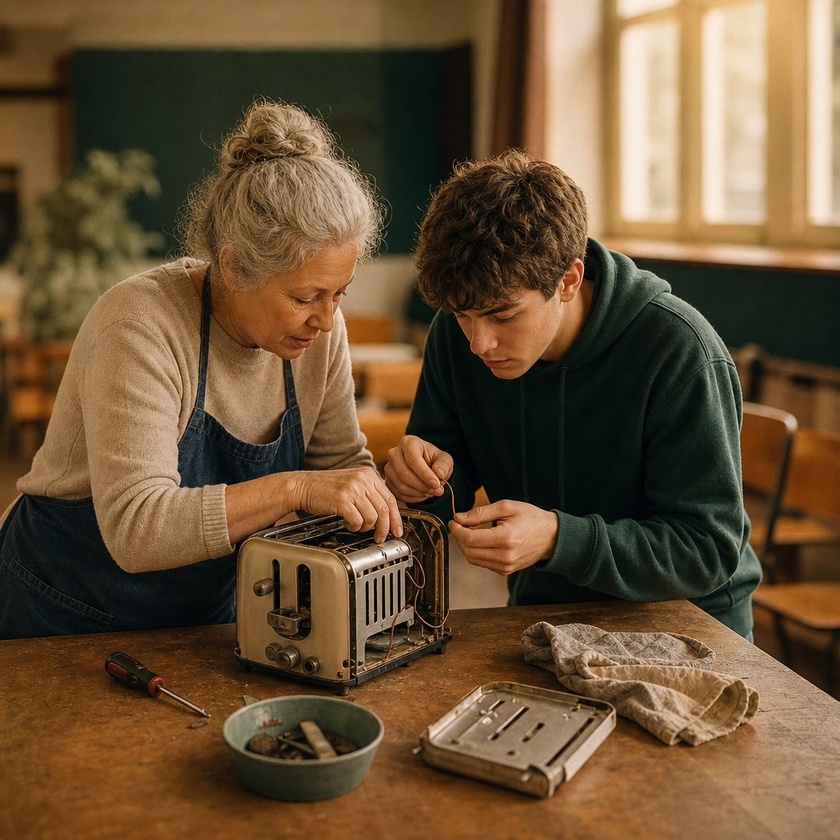
#> input picture skills/slide-maker/assets/vl/photo/bench-toaster.jpg, 840 x 840 px, shrunk from 1024 x 1024 before the run
$ python image_fx.py ../assets/vl/photo/bench-toaster.jpg
#> lines starting #> are read from the running program, lines starting #| are printed output that depends on the picture
#!/usr/bin/env python3
"""image_fx — on-brand photo preprocessing so a dropped-in photo never fights the deck's palette.

A single saturated accent only reads as THE accent if the photography doesn't compete. So for the
risograph / brutalist / ink_wash / editorial-dark / museum presets, run stray colour photos through
`duotone()` (two-ink) or `grayscale()` first, then place with `deckkit.picture()`. Pillow-only.

    from image_fx import duotone, grayscale
    p = duotone("photo.jpg", "#111111", "#C8102E", out="photo_duo.png")     # ink + red (brutalist)
    p = grayscale("photo.jpg")                                              # forced B/W
    deckkit.picture(s, p, x, y, w, h, fit="cover")
"""
import os
from PIL import Image, ImageOps


def _hex(c):
    if isinstance(c, (tuple, list)):
        return tuple(c)
    s = str(c).lstrip("#")
    return tuple(int(s[i:i + 2], 16) for i in (0, 2, 4))


# [5 lines left out: function grayscale, not called in this run]


def duotone(src, ink_shadow, ink_highlight, out=None, *, autocontrast=True, halftone=False, mid=None):
    """Two-ink DUOTONE: map shadows->`ink_shadow`, highlights->`ink_highlight` (hex strings or RGB
    tuples). The signature look of risograph / brutalist / newsprint / archival-museum photography —
    a single brand pair instead of full colour. `mid` adds a 3-stop midtone; `halftone=True` adds a
    1-bit dither screen (a coarse newsprint feel). Returns out path."""
#> called with src = '../assets/vl/photo/bench-toaster.jpg', ink_shadow = '#111111', ink_highlight = '#FFFFFF', autocontrast = True, halftone = False
    out = out or os.path.splitext(src)[0] + ".duo.png"
    g = Image.open(src).convert("L")
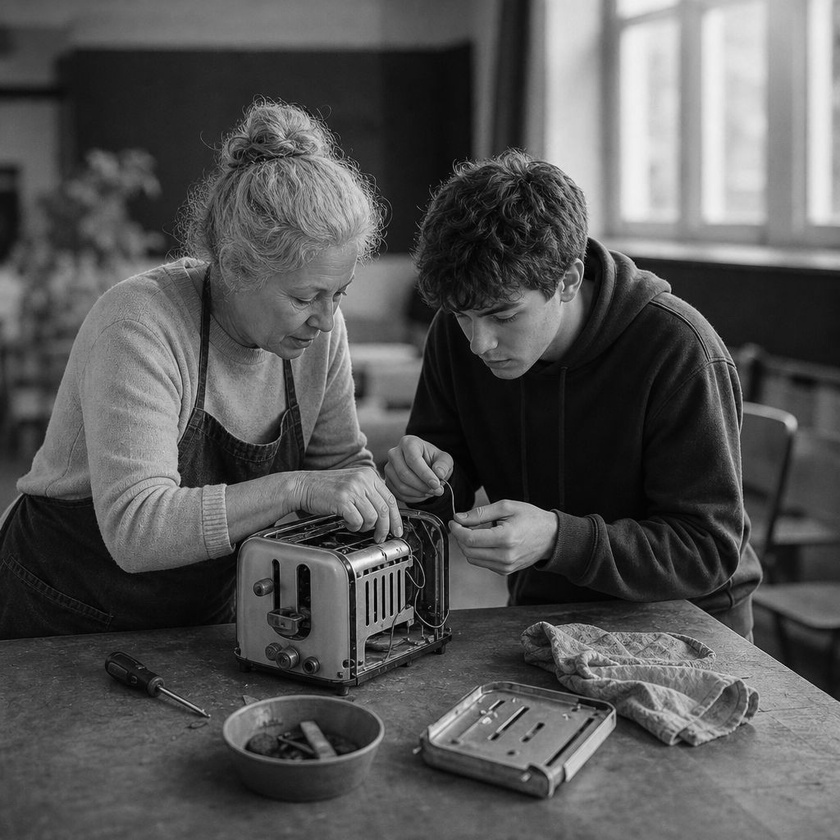
#> g: PIL image 840x840 L; min 0, max 250, mean 85.7
    if autocontrast:
        g = ImageOps.autocontrast(g, cutoff=1)
    if halftone:
        g = g.convert("1").convert("L")  # ordered dither -> 1-bit -> back to L
    kw = {"black": _hex(ink_shadow), "white": _hex(ink_highlight)}
    if mid is not None:
        kw.update(mid=_hex(mid), midpoint=128)
    ImageOps.colorize(g, **kw).convert("RGB").save(out)
    return out


if __name__ == "__main__":
    import argparse
    ap = argparse.ArgumentParser(description="Duotone / grayscale a photo to match the deck palette.")
    ap.add_argument("src")
    ap.add_argument("out", nargs="?")
    ap.add_argument("--gray", action="store_true", help="forced grayscale")
    ap.add_argument("--shadow", default="#111111", help="duotone shadow hex")
    ap.add_argument("--highlight", default="#FFFFFF", help="duotone highlight hex")
    ap.add_argument("--halftone", action="store_true")
    a = ap.parse_args()
    p = grayscale(a.src, a.out) if a.gray else duotone(a.src, a.shadow, a.highlight, a.out, halftone=a.halftone)
    print("wrote", p)


# [224 lines left out: functions quiet_region, sticker_outline, _dilate, chroma_cutout, feather, not called in this run]

$ run again, on skills/slide-maker/assets/vl/photo/jacket-mend.jpg
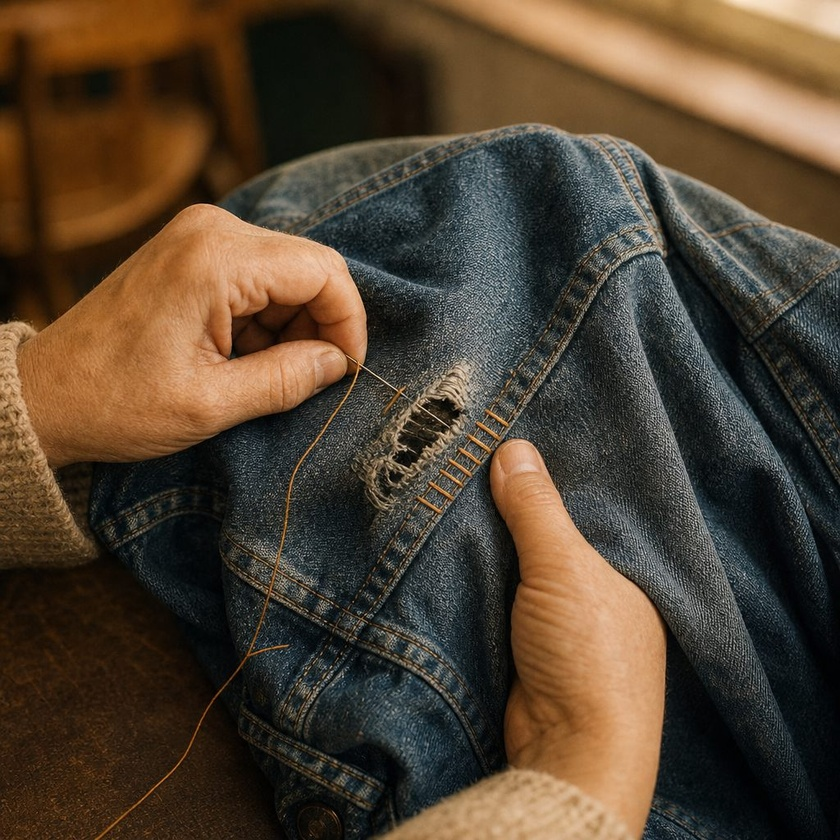
#> input picture skills/slide-maker/assets/vl/photo/jacket-mend.jpg, 840 x 840 px, shrunk from 1024 x 1024 before the run
#> in duotone, `g = Image.open(src).convert("L")`:
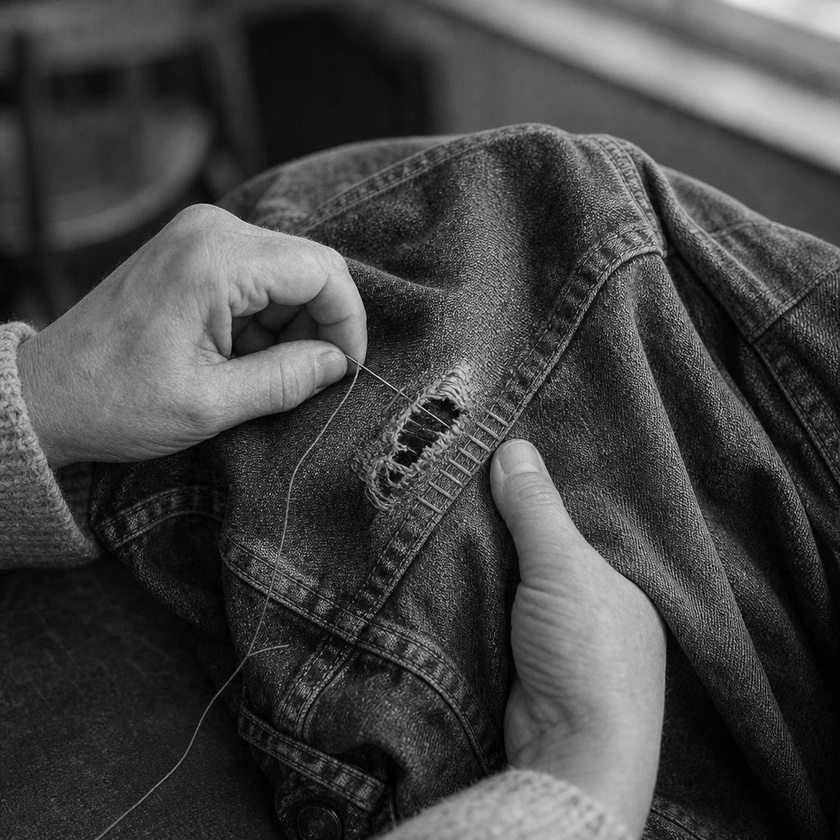
#> g: PIL image 840x840 L; min 0, max 234, mean 68.1
#> in duotone, `g = ImageOps.autocontrast(g, cutoff=1)`:
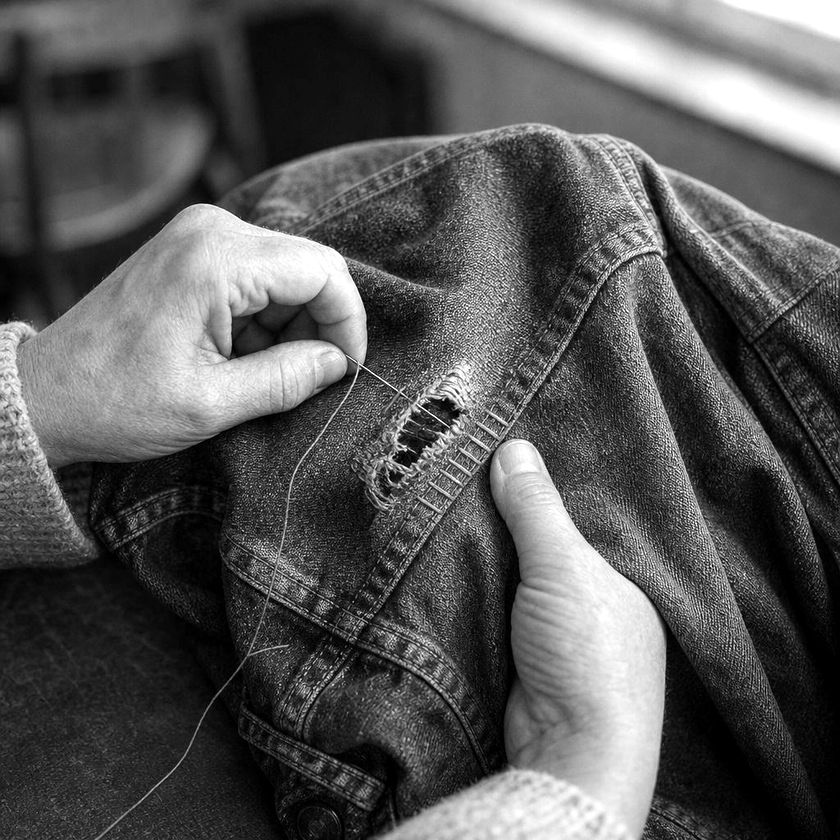
#> g: PIL image 840x840 L; min 0, max 255, mean 86.4

$ run again, on skills/slide-maker/assets/vl/photo/table-mended.jpg
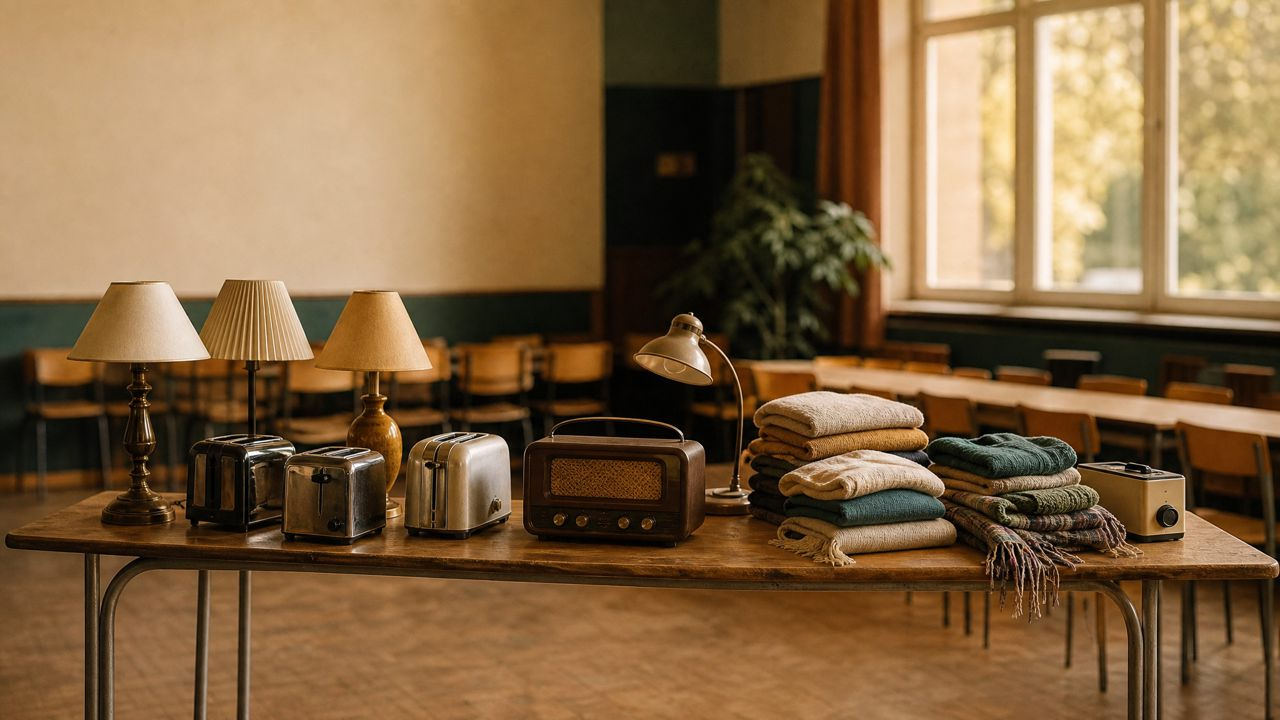
#> input picture skills/slide-maker/assets/vl/photo/table-mended.jpg, 1280 x 720 px
#> in duotone, `g = Image.open(src).convert("L")`:
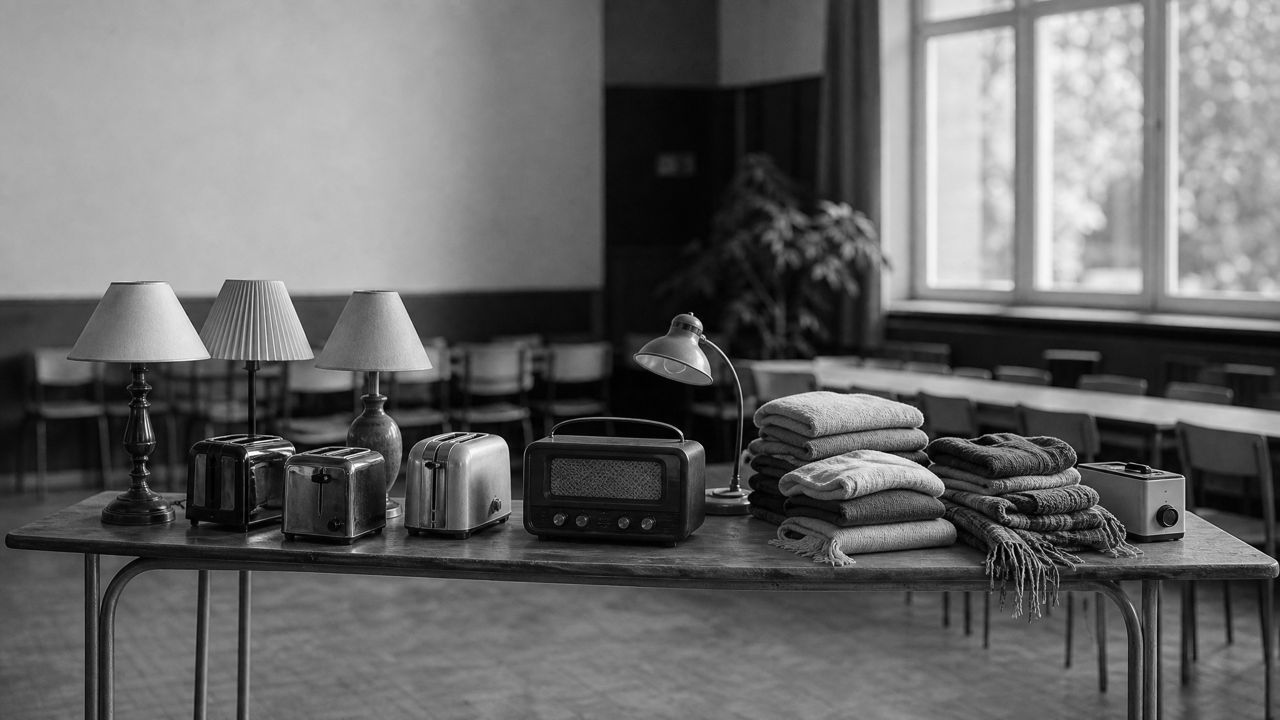
#> g: PIL image 1280x720 L; min 0, max 255, mean 104
#> in duotone, `g = ImageOps.autocontrast(g, cutoff=1)`:
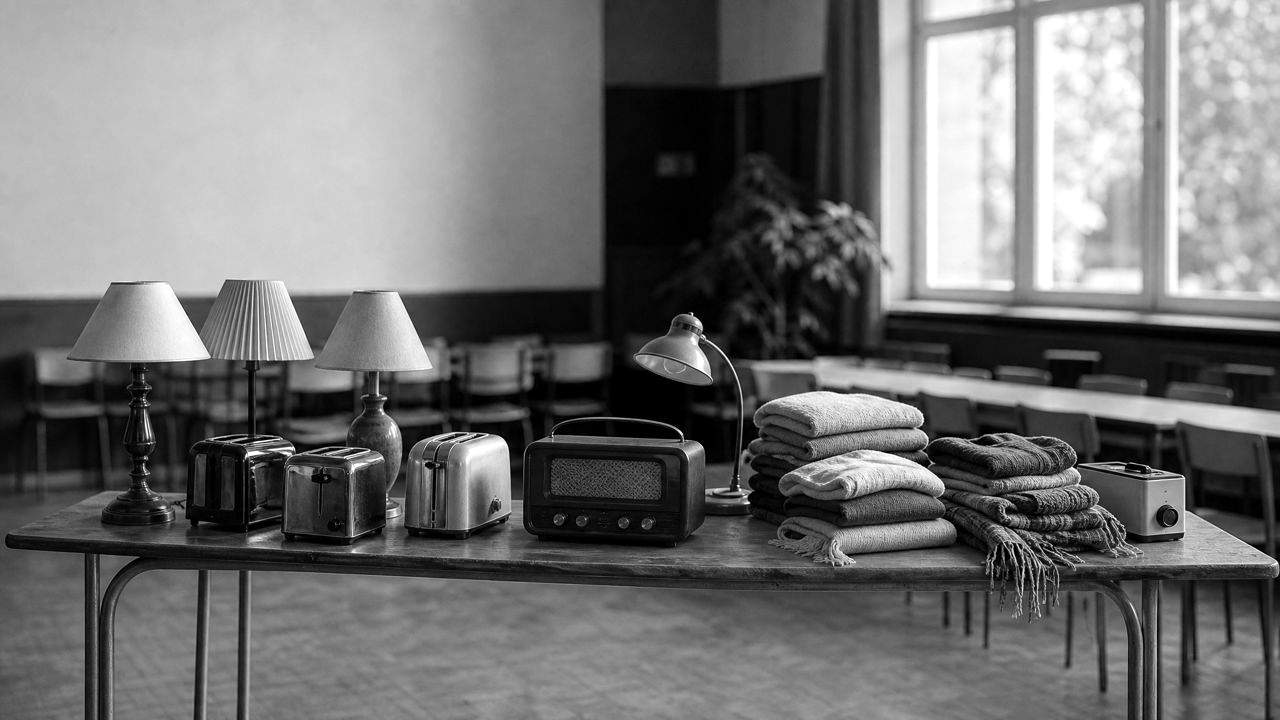
#> g: PIL image 1280x720 L; min 0, max 255, mean 112.8

$ run again, on skills/slide-maker/assets/vl/photo/tools-tray.jpg
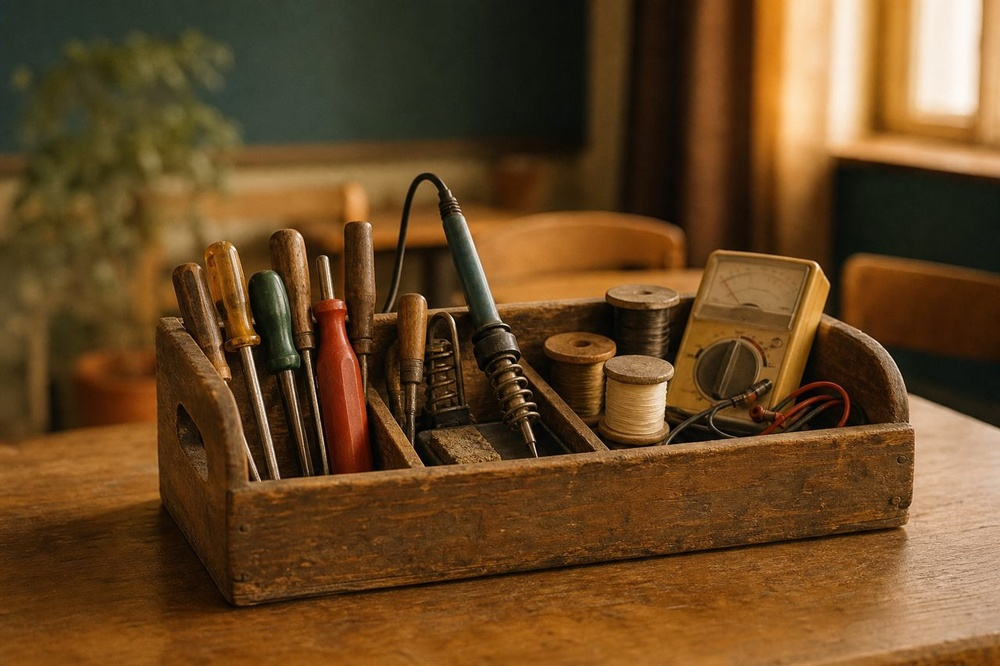
#> input picture skills/slide-maker/assets/vl/photo/tools-tray.jpg, 1000 x 666 px, shrunk from 1280 x 853 before the run
#> in duotone, `g = Image.open(src).convert("L")`:
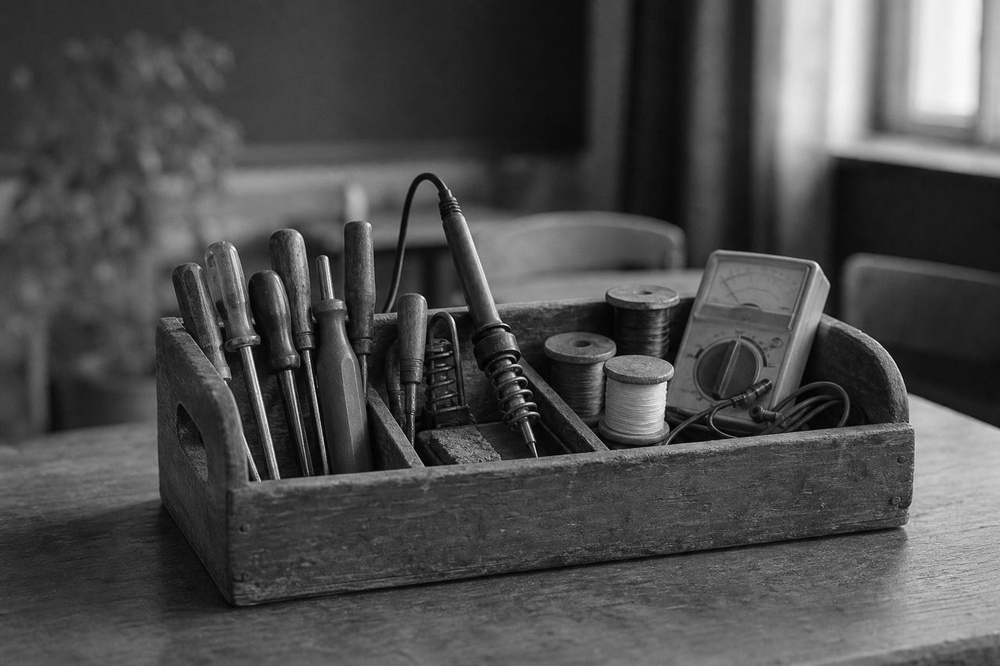
#> g: PIL image 1000x666 L; min 0, max 250, mean 76.6
